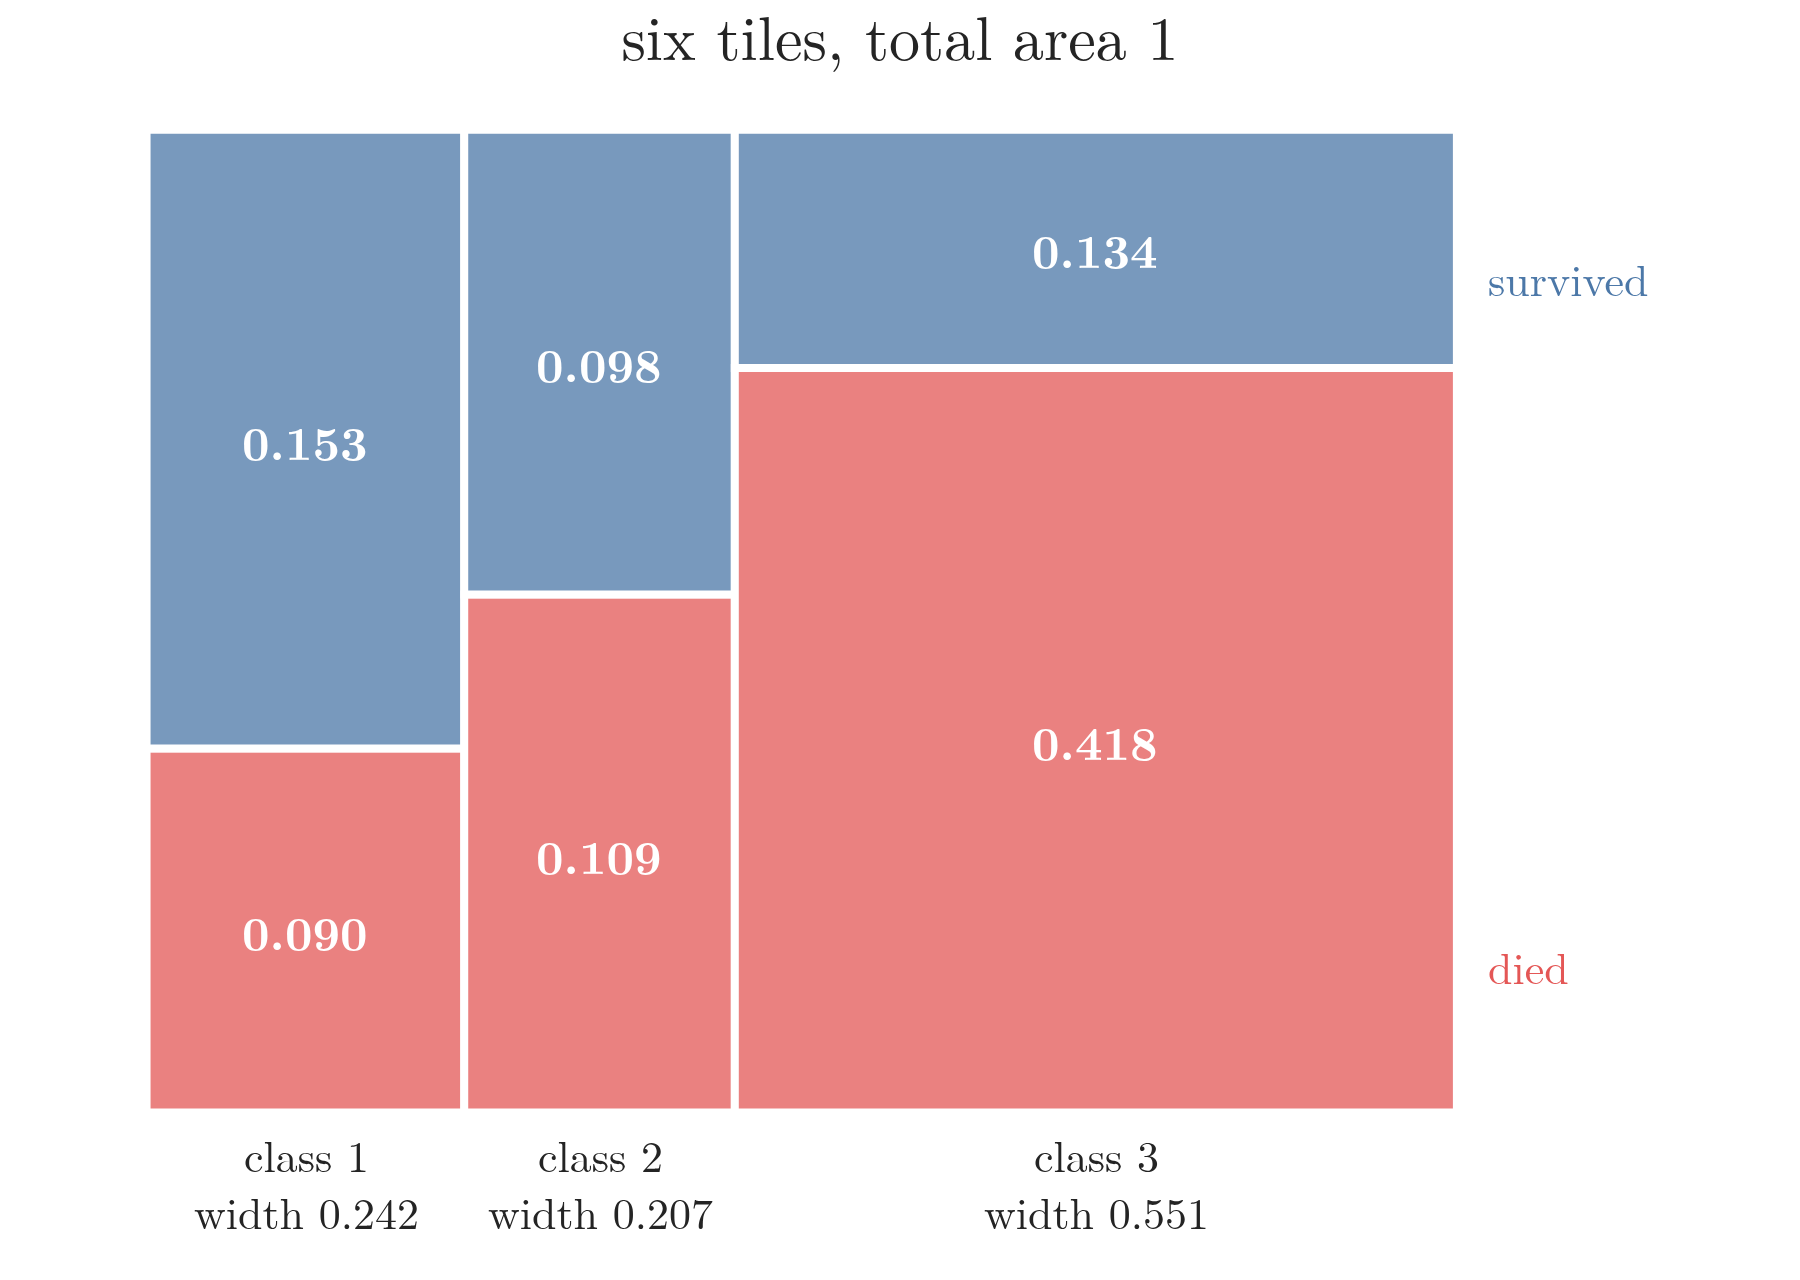

Python code for this plot:
"""The joint distribution of class and survival (891 Titanic passengers, data/titanic_train.csv) as a unit square
cut into six tiles: each column's width is P(class), each tile's height within it is P(died or survived | class),
so each tile's area is the joint probability. The six areas fill the square: they sum to 1."""
from pathlib import Path

import pandas as pd
import plotly.graph_objects as go

here = Path(__file__).parent
BLUE, RED = "#4C78A8", "#E45756"
df = pd.read_csv(here.parent / "data" / "titanic_train.csv")
counts = pd.crosstab(df["Pclass"], df["Survived"])
assert counts.values.tolist() == [[80, 136], [97, 87], [372, 119]]
joint = counts / counts.values.sum()
px = joint.sum(axis=1)
assert abs(joint.values.sum() - 1) < 1e-12
fig = go.Figure()
x0 = 0.0
for c in (1, 2, 3):
    w = px[c]
    died = joint.loc[c, 0] / w                                # height of the died tile = P(died | class)
    for y0, y1, col, s in ((0, died, RED, 0), (died, 1, BLUE, 1)):
        fig.add_shape(type="rect", x0=x0, x1=x0 + w, y0=y0, y1=y1, fillcolor=col, opacity=0.75,
                      line=dict(color="white", width=4))
        fig.add_annotation(x=x0 + w / 2, y=(y0 + y1) / 2, showarrow=False, font=dict(size=24, color="white"),
                           text=f"<b>{joint.loc[c, s]:.3f}</b>")
    fig.add_annotation(x=x0 + w / 2, y=-0.07, showarrow=False, font=dict(size=22),
                       text=f"class {c}<br>width {w:.3f}")
    x0 += w
fig.add_annotation(x=1.02, y=0.15, xanchor="left", showarrow=False, text="died", font=dict(size=22, color=RED))
fig.add_annotation(x=1.02, y=0.85, xanchor="left", showarrow=False, text="survived", font=dict(size=22, color=BLUE))
fig.update_xaxes(visible=False, range=[-0.01, 1.16])
fig.update_yaxes(visible=False, range=[-0.15, 1.01], scaleanchor="x", scaleratio=0.75)
fig.update_layout(template="simple_white", width=900, height=640, showlegend=False,
                  title=dict(text="six tiles, total area 1", x=0.5), font=dict(family="Latin Modern Roman", size=22),
                  margin=dict(l=10, r=10, t=60, b=10))
fig.write_image(here / "joint_mosaic.png", scale=2)
fig.write_image(here / "joint_mosaic.pdf")
